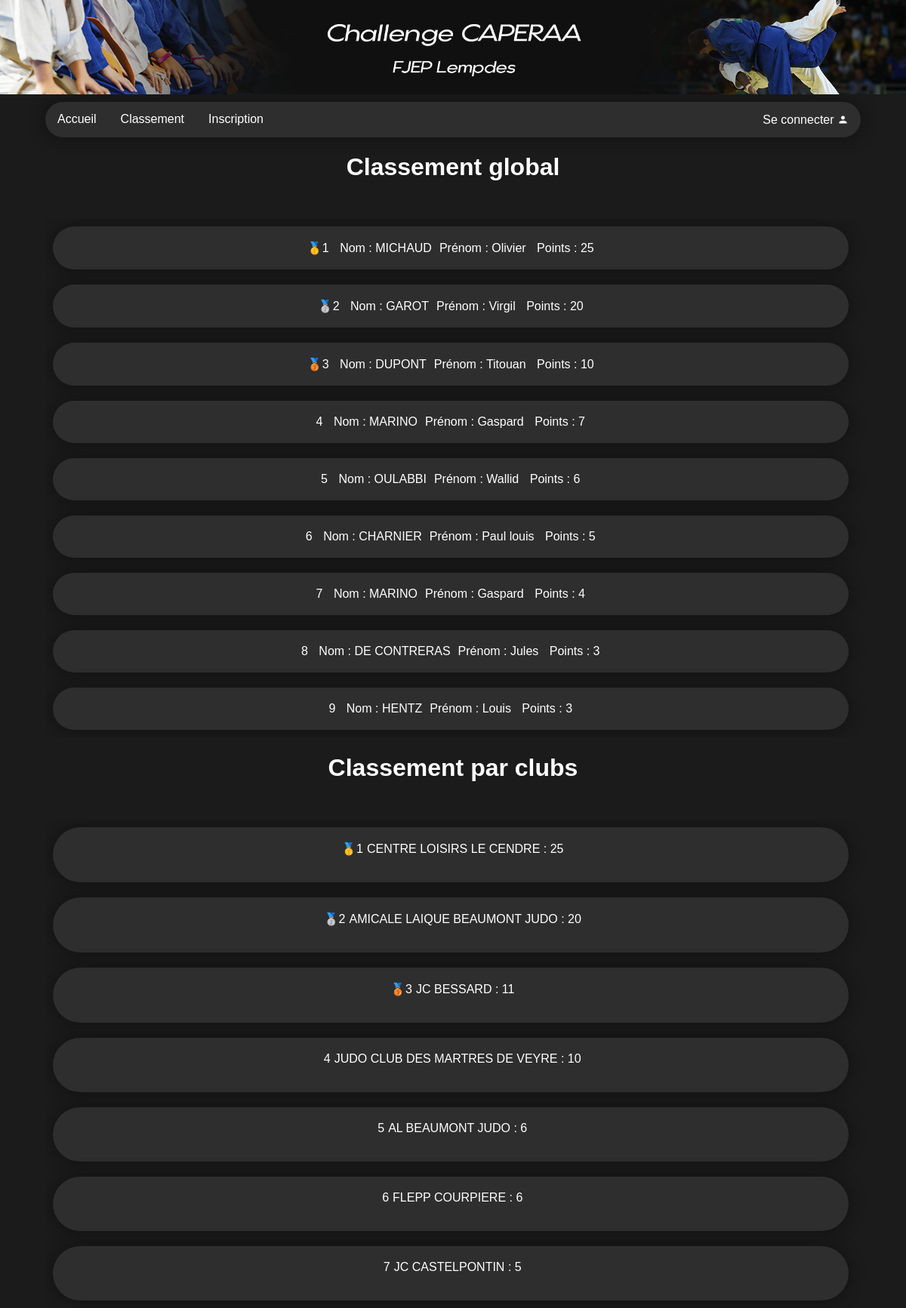
Page /classement.php on the committed database.
### tables this page shows
CREATE TABLE `participants` (
  `idParticipant` int(11) NOT NULL,
  `Nom` varchar(255) NOT NULL,
  `Prenom` varchar(255) NOT NULL,
  `Sexe` varchar(5) NOT NULL,
  `Age` int(11) NOT NULL,
  `Poids` int(11) NOT NULL,
  `Ceinture` varchar(255) NOT NULL,
  `Nom_club` varchar(255) NOT NULL,
  `points` int(11) DEFAULT '0',
  `Poule` int(11) DEFAULT NULL
);

### fonctions.php (the view, shortened to what this page needs)
<?php
function get__classement($db){
	$req_ma_table = $db->prepare("SELECT * FROM participants WHERE points !=0 ORDER BY points DESC");
	$req_ma_table->execute();
	$result_req_ma_table = $req_ma_table->fetchAll();
	$i = 0;
	foreach ($result_req_ma_table as $result) {
		$i++;
		$nom = $result['Nom'];
		$prenom = $result['Prenom'];
		$points = $result['points'];
		if($i==1){
			echo '<li class="classement"> <p class="classement">🥇'.$i.'</p> <p class="classement">Nom : '.$nom.'</p><p class="classement">Prénom : '.$prenom.'</p> <p class="classement">Points : '.$points.'</p></li>';
		}
		if($i==2){
			echo '<li class="classement"> <p class="classement">🥈'.$i.'</p> <p class="classement">Nom : '.$nom.'</p><p class="classement">Prénom : '.$prenom.'</p> <p class="classement">Points : '.$points.'</p></li>';
		}
		if($i==3){
			echo '<li class="classement"> <p class="classement">🥉'.$i.'</p> <p class="classement">Nom : '.$nom.'</p><p class="classement">Prénom : '.$prenom.'</p> <p class="classement">Points : '.$points.'</p></li>';
		}
		if($i >3)
		echo '<li class="classement"> <p class="classement">'.$i.'</p> <p class="classement">Nom : '.$nom.'</p><p class="classement">Prénom : '.$prenom.'</p> <p class="classement">Points : '.$points.'</p></li>';
	}
}
function classement_par_club($db){
	$req_ma_table = $db->prepare("SELECT clubs.nom,participants.points FROM clubs,participants WHERE participants.points > 0 AND clubs.nom = participants.Nom_club ORDER BY `clubs`.`nom` ASC");
	$req_ma_table->execute();
	$result_req_ma_table = $req_ma_table->fetchAll();
	echo'<ul class="case">';
	$i = 0;
	$req_ma_table = $db->prepare("SELECT * FROM clubs WHERE points != 0 ORDER BY points DESC ");
	$req_ma_table->execute();
	$result_req_ma_table = $req_ma_table->fetchAll();
	foreach ($result_req_ma_table as $result) {
		if($result['points']!=0){
			$i++;
			if($i==1){
				echo '<li class="classement"> <p class="classement">🥇'.$i.'</p>'. $result['nom'] . ' : ' . $result['points'] . '</p></li>';
			}
			if($i==2){
				echo '<li class="classement"> <p class="classement">🥈'.$i.'</p>'. $result['nom'] . ' : ' . $result['points'] . '</p></li>';
			}
			if($i==3){
				echo '<li class="classement"> <p class="classement">🥉'.$i.'</p>'. $result['nom'] . ' : ' . $result['points'] . '</p></li>';
			}
			if($i >3){
			echo '<li class="classement"> <p class="classement">'.$i. '</p>'. $result['nom'] . ' : ' . $result['points'] . '</p></li>';
		}
		}
	}
}
?>

### style.css (style rules this page uses)
body { margin: 0; background-color: #1B1B1B; color: white; font-family: 'Gotham', sans-serif; text-decoration: none; }
p.classement { margin: 5px; display: inline-flex; }
li.classement { float: left; color: white; text-align: center; padding: 14px 16px; text-decoration: none; margin: 10px; border-radius: 50px; width: 90%; box-shadow: 0px 0px 20px rgb(17, 17, 17); background-color: rgb(46, 46, 46); }
ul.case { list-style-type: none; margin: 0; padding: 0; overflow: hidden; background-color: #00000000; margin-left:5%; margin-right: 5px; margin-top: 50px; }

### rows in the picture
participants: Nom "MICHAUD", Prenom "Olivier", points "25"
participants: Nom "GAROT", Prenom "Virgil", points "20"
participants: Nom "DUPONT", Prenom "Titouan", points "10"
participants: Nom "MARINO", Prenom "Gaspard", points "7"
participants: Nom "OULABBI", Prenom "Wallid", points "6"
participants: Nom "CHARNIER", Prenom "Paul louis", points "5"
participants: Nom "MARINO", Prenom "Gaspard", points "4"
participants: Nom "DE CONTRERAS", Prenom "Jules", points "3"
participants: Nom "HENTZ", Prenom "Louis", points "3"

### other values in the picture
$result['nom'] "CENTRE LOISIRS LE CENDRE"
$result['points'] "25"
$result['nom'] "AMICALE LAIQUE BEAUMONT JUDO"
$result['points'] "20"
$result['nom'] "JC BESSARD"
$result['points'] "11"
$result['nom'] "JUDO CLUB DES MARTRES DE VEYRE"
$result['points'] "10"
$result['nom'] "AL BEAUMONT JUDO"
$result['points'] "6"
$result['nom'] "FLEPP COURPIERE"
$result['nom'] "JC CASTELPONTIN"
$result['points'] "5"
